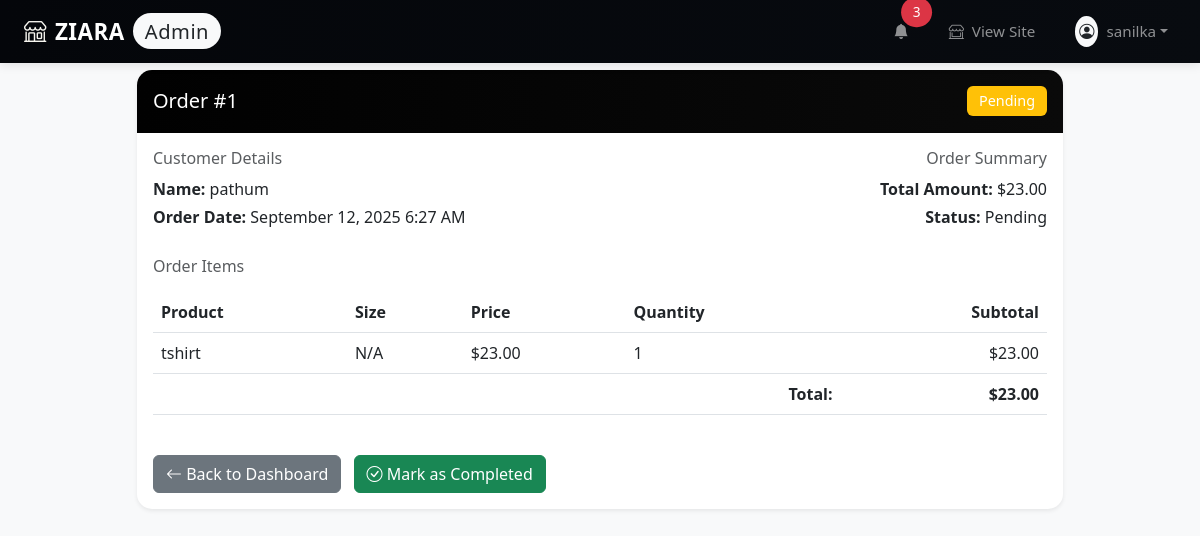
/order-details.php?id=1 (signed in), run on the app's committed database.
### tables this page shows
CREATE TABLE `orders` (
  `id` int(11) NOT NULL,
  `user_id` int(11) NOT NULL,
  `total_amount` decimal(10,2) NOT NULL,
  `status` enum('pending','completed','cancelled') DEFAULT 'pending',
  `created_at` timestamp NOT NULL DEFAULT current_timestamp(),
  `size` varchar(10) DEFAULT NULL
);

CREATE TABLE `users` (
  `id` int(11) NOT NULL,
  `username` varchar(255) NOT NULL,
  `email` varchar(255) NOT NULL,
  `password` varchar(255) NOT NULL,
  `role` enum('admin','customer') DEFAULT 'customer',
  `created_at` timestamp NOT NULL DEFAULT current_timestamp()
);

CREATE TABLE `order_items` (
  `id` int(11) NOT NULL,
  `order_id` int(11) NOT NULL,
  `product_id` int(11) NOT NULL,
  `quantity` int(11) NOT NULL,
  `price` decimal(10,2) NOT NULL
);

CREATE TABLE `products` (
  `id` int(11) NOT NULL,
  `name` varchar(255) NOT NULL,
  `category` varchar(255) NOT NULL,
  `description` text DEFAULT NULL,
  `price` decimal(10,2) NOT NULL,
  `stock` int(11) NOT NULL DEFAULT 0,
  `image` varchar(255) DEFAULT NULL,
  `created_at` timestamp NOT NULL DEFAULT current_timestamp()
);

### order-details.php (the view, shortened to what this page needs)
<?php
require_once "../includes/config.php";
$order_id = (int)$_GET['id'];
$sql = "SELECT o.*, u.username
        FROM orders o
        LEFT JOIN users u ON o.user_id = u.id
        WHERE o.id = ?";
$order = null;
if ($stmt = $conn->prepare($sql)) {
    $stmt->bind_param("i", $order_id);
    $stmt->execute();
    $result = $stmt->get_result();
    $order = $result->fetch_assoc();
}
$items = [];
if ($order) {
    $sql = "SELECT oi.*, p.name, p.image, p.price
            FROM order_items oi
            LEFT JOIN products p ON oi.product_id = p.id
            WHERE oi.order_id = ?";
    if ($stmt = $conn->prepare($sql)) {
        $stmt->bind_param("i", $order_id);
        $stmt->execute();
        $items = $stmt->get_result()->fetch_all(MYSQLI_ASSOC);
    }
}
?>
<!DOCTYPE html>
<html lang="en">
<head>
    <link href="https://cdn.jsdelivr.net/npm/bootstrap@5.3.0/dist/css/bootstrap.min.css" rel="stylesheet">
    <link rel="stylesheet" href="https://cdn.jsdelivr.net/npm/bootstrap-icons@1.7.2/font/bootstrap-icons.css">
</head>
<body class="bg-light">
    <?php include "../includes/admin-navbar.php"; ?>
    <div class="container mt-4">
        <?php if ($order): ?>
            <div class="row">
                <div class="col-md-10 mx-auto">
                    <div class="card border-0 shadow-sm">
                        <div class="card-header py-3">
                            <div class="d-flex justify-content-between align-items-center">
                                <h5 class="card-title mb-0">
                                    Order #<?php echo $order['id']; ?>
                                </h5>
                                <span class="badge bg-<?php echo $order['status'] === 'completed' ? 'success' : 'warning'; ?>">
                                    <?php echo ucfirst($order['status']); ?>
                                </span>
                            </div>
                        </div>
                        <div class="card-body">
                            <div class="row mb-4">
                                <div class="col-md-6">
                                    <h6 class="text-muted">Customer Details</h6>
                                    <p class="mb-1">
                                        <strong>Name:</strong>
                                        <?php echo htmlspecialchars($order['username'] ?? 'N/A'); ?>
                                    </p>
                                    <p class="mb-1">
                                        <strong>Order Date:</strong>
                                        <?php echo date('F j, Y g:i A', strtotime($order['created_at'])); ?>
                                    </p>
                                </div>
                                <div class="col-md-6 text-md-end">
                                    <h6 class="text-muted">Order Summary</h6>
                                    <p class="mb-1">
                                        <strong>Total Amount:</strong>
                                        $<?php echo number_format($order['total_amount'], 2); ?>
                                    </p>
                                    <p class="mb-1">
                                        <strong>Status:</strong>
                                        <?php echo ucfirst($order['status']); ?>
                                    </p>
                                </div>
                            </div>
                            <h6 class="text-muted mb-3">Order Items</h6>
                            <div class="table-responsive">
                                <table class="table align-middle">
                                    <thead>
                                        <tr>
                                            <th>Product</th>
                                            <th>Size</th>
                                            <th>Price</th>
                                            <th>Quantity</th>
                                            <th class="text-end">Subtotal</th>
                                        </tr>
                                    </thead>
                                    <tbody>
                                        <?php foreach ($items as $item): ?>
                                            <tr>
                                                <td>
                                                    <div class="d-flex align-items-center">
                                                        <span><?php echo htmlspecialchars($item['name'] ?? 'Unknown Product'); ?></span>
                                                    </div>
                                                </td>
                                                <td><?php echo htmlspecialchars($item['size'] ?? 'N/A'); ?></td>
                                                <td>$<?php echo number_format($item['price'], 2); ?></td>
                                                <td><?php echo $item['quantity']; ?></td>
                                                <td class="text-end">
                                                    $<?php echo number_format($item['price'] * $item['quantity'], 2); ?>
                                                </td>
                                            </tr>
                                        <?php endforeach; ?>
                                    </tbody>
                                    <tfoot>
                                        <tr>
                                            <td colspan="4" class="text-end"><strong>Total:</strong></td>
                                            <td class="text-end">
                                                <strong>$<?php echo number_format($order['total_amount'], 2); ?></strong>
                                            </td>
                                        </tr>
                                    </tfoot>
                                </table>
                            </div>
                            <div class="mt-4">
                                <a href="index.php" class="btn btn-secondary">
                                    <i class="bi bi-arrow-left"></i> Back to Dashboard
                                </a>
                                <?php if ($order['status'] !== 'completed'): ?>
                                    <button type="button"
                                            class="btn btn-success ms-2"
                                            onclick="updateOrderStatus(<?php echo $order['id']; ?>, 'completed')">
                                        <i class="bi bi-check-circle"></i> Mark as Completed
                                    </button>
                                <?php endif; ?>
                            </div>
                        </div>
                    </div>
                </div>
            </div>
        <?php endif; ?>
    </div>
</body>
</html>

### order-details.php (style rules this page uses)
.card { border-radius: 15px; overflow: hidden; }
.card-header { background: linear-gradient(to right, #010101ff, #0a0a0aff); color: white; }
.badge { font-size: 0.9em; padding: 8px 12px; }

### includes/admin-navbar.php (style rules this page uses)
.badge { font-weight: 500; }

### data on the page
orders: id "1", status "Pending", user.username "pathum", created_at "September 12, 2025 6:27 AM", total_amount "23.00"
order_items: product.name "tshirt", size "N/A", product.price "23.00", quantity "1", $item['price']*$item['quantity'] "23.00"

### other printed values
$_SESSION['username'] "sanilka"
